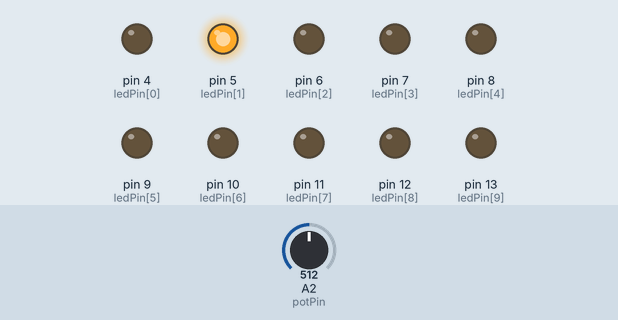
Simulated run of this sketch. Board: Arduino Uno, built with avr-gcc and run on an emulated ATmega328P. Shown: output pins drawn as LEDs (lit = HIGH). The inputs (shaded band) are chosen by the test bench; at power-on: A2 (potPin) = 512.

Above: at 1.2 s.
1.3 s: A2 (potPin) set to 122
At 1.36 s:
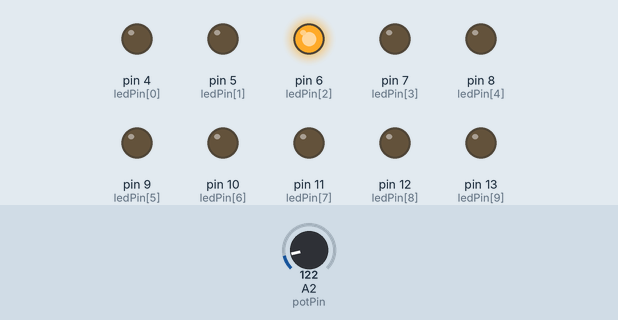
At 2.1 s:
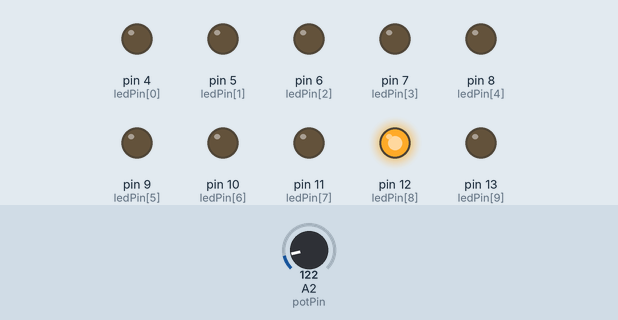
4.3 s: A2 (potPin) set to 0
At 4.9 s:
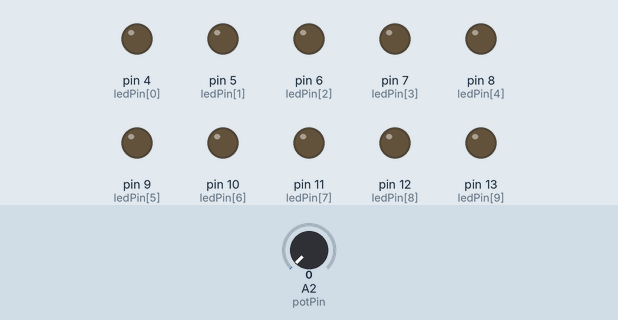
Timing chart, 0 to 7.3 s (numbered marks = the images above; inputs shaded):
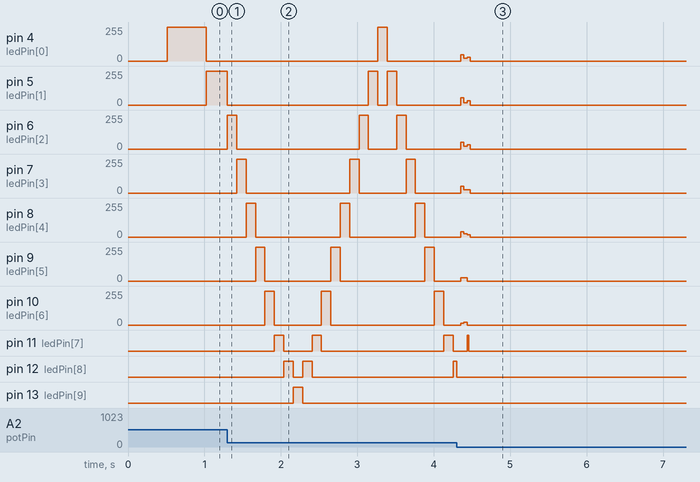

The sketch:

interactive_led_ball.ino
```cpp
byte ledPin[] = {4, 5, 6, 7, 8, 9, 10, 11, 12, 13};
int ledDelay;
int direction = 1;
int currentLED = 0;
int iteration = 0;
int count = 0;

unsigned long changeTime;
int potPin = 2;


void setup() {
  for (int i = 0; i < 10; i++) {
    pinMode(ledPin[i], OUTPUT);
  }
  changeTime = millis();
}

void loop() {
  ledDelay = analogRead(potPin);
  if((millis() - changeTime) > ledDelay) {
    changeLED();
    changeTime = millis();
  }
}

void changeLED() {
  for (int i = 0; i < 10; i++) {
    digitalWrite(ledPin[i], LOW);
  }

  digitalWrite(ledPin[currentLED], HIGH);

  currentLED += direction;

  iteration ++;

  if (iteration == 9) {direction = -1;}
  // + 9
  if (iteration == 18) {direction = 1;}
  // + 8
  if (iteration == 26) {direction = -1;}
  // + 8
  if (iteration == 34) {direction = 1;}
  // + 7
  if (iteration == 41) {direction = -1;}
  // + 7
  if (iteration == 48) {direction = 1;}
  // + 6
  if (iteration == 54) {direction = -1;}
  // + 6
  if (iteration == 60) {direction = 1;}
  // + 5
  if (iteration == 65) {direction = -1;}
  // + 5
  if (iteration == 70) {direction = 1;}
  // + 4
  if (iteration == 74) {direction = -1;}
  // + 4
  if (iteration == 78) {direction = 1;}
  // + 3
  if (iteration == 81) {direction = -1;}
  // + 3
  if (iteration == 84) {direction = 1;}
  // + 2
  if (iteration == 86) {direction = -1;}
  // + 2
  if (iteration == 88) {direction = 1;}
  // + 1
  if (iteration == 79) {direction = -1;}
  // + 1
  if (iteration == 90) {direction = 1; iteration = 0;}
}
```

Measured:
- after the input at 1.3 s, pin 4 (ledPin[0]): 0/255 → 255/255 after 2.0 s, → 0/255 0.12 s later; pin 12 (ledPin[8]): goes HIGH 0.12 s, LOW 0.12 s, HIGH 0.12 s, LOW 1.8 s, then HIGH, starting after 0.74 s; pin 13 (ledPin[9]): LOW → HIGH after 0.86 s, → LOW 0.12 s later
